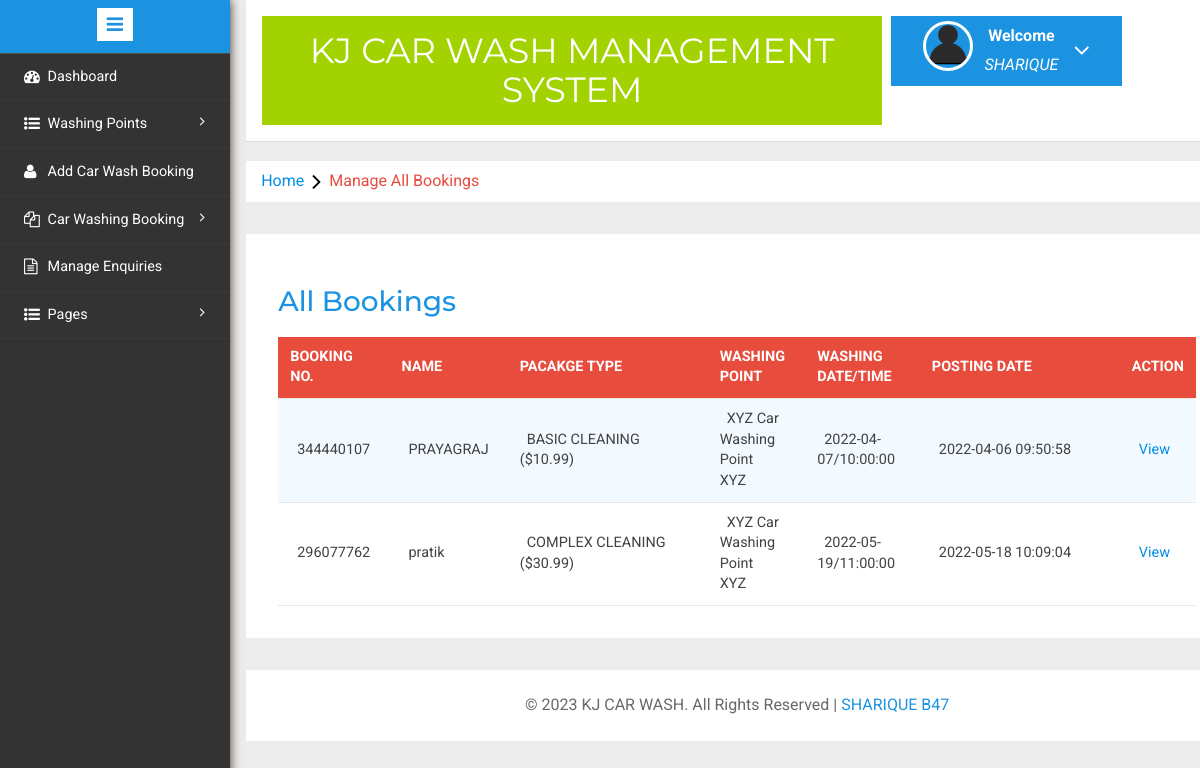
Screenshot of /cwms/admin/all-bookings.php (signed in) with the database file from the repository.
### tables this page shows
CREATE TABLE `tblcarwashbooking` (
  `id` int(11) NOT NULL,
  `bookingId` bigint(10) DEFAULT NULL,
  `packageType` varchar(120) DEFAULT NULL,
  `carWashPoint` int(11) DEFAULT NULL,
  `fullName` varchar(150) DEFAULT NULL,
  `mobileNumber` bigint(12) DEFAULT NULL,
  `washDate` date DEFAULT NULL,
  `washTime` time DEFAULT NULL,
  `message` mediumtext DEFAULT NULL,
  `status` varchar(120) DEFAULT NULL,
  `adminRemark` mediumtext DEFAULT NULL,
  `paymentMode` varchar(120) DEFAULT NULL,
  `txnNumber` varchar(120) DEFAULT NULL,
  `postingDate` timestamp NULL DEFAULT current_timestamp(),
  `lastUpdationDate` timestamp NULL DEFAULT NULL ON UPDATE current_timestamp()
);

CREATE TABLE `tblwashingpoints` (
  `id` int(11) NOT NULL,
  `washingPointName` varchar(255) DEFAULT NULL,
  `washingPointAddress` varchar(255) DEFAULT NULL,
  `contactNumber` bigint(20) DEFAULT NULL,
  `creationDate` timestamp NOT NULL DEFAULT current_timestamp()
);

### cwms/admin/all-bookings.php (the view, shortened to what this page needs)
<?php
include('includes/config.php');
if(strlen($_SESSION['alogin'])==0)
	{
header('location:index.php');
}
else{
	?>
<!DOCTYPE HTML>
<html>
<head>
<link href="css/bootstrap.min.css" rel='stylesheet' type='text/css' />
<link href="css/style.css" rel='stylesheet' type='text/css' />
<link rel="stylesheet" href="css/morris.css" type="text/css"/>
<link href="css/font-awesome.css" rel="stylesheet">
<link rel="stylesheet" type="text/css" href="css/table-style.css" />
<link rel="stylesheet" type="text/css" href="css/basictable.css" />
<link rel="stylesheet" href="css/icon-font.min.css" type='text/css' />
</head>
<body>
   <div class="page-container">
<div class="left-content">
	   <div class="mother-grid-inner">
				<?php include('includes/header.php');?>
				</div>
<ol class="breadcrumb">
                <li class="breadcrumb-item"><a href="dashboard.php">Home</a><i class="fa fa-angle-right"></i>Manage All Bookings</li>
            </ol>
<div class="agile-grids">
				<div class="agile-tables">
					<div class="w3l-table-info">
					  <h2>All Bookings</h2>
					    <table id="table">
						<thead>
						  <tr>
						  <th>Booking No.</th>
							<th>Name</th>
							<th width="200">Pacakge Type</th>
							<th>Washing Point </th>
							<th>Washing Date/Time </th>
							<th width="200">Posting date </th>
							<th>Action </th>
						  </tr>
						</thead>
						<tbody>
<?php $sql = "SELECT *,tblcarwashbooking.id as bid from tblcarwashbooking
join tblwashingpoints on tblwashingpoints.id=tblcarwashbooking.carWashPoint";
$query = $dbh -> prepare($sql);
$query->execute();
$results=$query->fetchAll(PDO::FETCH_OBJ);
if($query->rowCount() > 0)
{
foreach($results as $result)
{				?>
						  <tr>
							<td><?php echo htmlentities($result->bookingId);?></td>
							<td><?php echo htmlentities($result->fullName);?></td>
								<td width="50">
								<?php $ptype=$result->packageType;
if($ptype==1): echo "BASIC CLEANING ($10.99)";endif;
if($ptype==3): echo "COMPLEX CLEANING ($30.99)";endif;
							?></td>
							<td><?php echo htmlentities($result->washingPointName	);?><br />
								<?php echo htmlentities($result->washingPointAddress);?></td>
							<td><?php echo htmlentities($result->washDate."/".$result->washTime);?></td>
								<td><?php echo htmlentities($result->postingDate);?></td>
<td><a href="booking-details.php?bid=<?php echo htmlentities($result->bid);?>&&bookingid=<?php echo htmlentities($result->bookingId);?>">View</a>
</td>
<?php } ?>
</tr>
						 <?php } else { ?>
						 	<tr>
						 		<td colspan="6" style="color:red;">No Record found</td>
						 	</tr>
						 <?php } ?>
						</tbody>
					  </table>
					</div>
			</div>
<?php include('includes/footer.php');?>
</div>
</div>
						<?php include('includes/sidebarmenu.php');?>
							</div>
</body>
</html>
<?php } ?>

### cwms/admin/includes/header.php (shortened to what this page needs)
<div class="header-main">
					<div class="logo-w3-agile">
								<h1><a href="dashboard.php">KJ Car Wash Management System</a></h1>
							</div>
						<div class="profile_details w3l">
								<ul>
									<li class="dropdown profile_details_drop">
										<a href="#" class="dropdown-toggle" data-toggle="dropdown" aria-expanded="false">
											<div class="profile_img">
												<span class="prfil-img"><img src="images/User-icon.png" alt=""> </span>
												<div class="user-name">
													<p>Welcome</p>
													<span>SHARIQUE</span>
												</div>
												<i class="fa fa-angle-down"></i>
												<div class="clearfix"></div>
											</div>
										</a>
									</li>
								</ul>
							</div>
				</div>

### cwms/admin/includes/footer.php
<div class="copyrights">
	 <p>© <?php echo date('Y');?> KJ CAR WASH. All Rights Reserved |  <a href="#">SHARIQUE B47</a> </p>
</div>

### cwms/admin/includes/sidebarmenu.php (shortened to what this page needs)
<div class="sidebar-menu">
					<header class="logo1">
						<a href="#" class="sidebar-icon"> <span class="fa fa-bars"></span> </a>
					</header>
                           <div class="menu">
									<ul id="menu" >
										<li><a href="dashboard.php"><i class="fa fa-tachometer"></i> <span>Dashboard</span><div class="clearfix"></div></a></li>
									 <li id="menu-academico" ><a href="#"><i class="fa fa-list-ul" aria-hidden="true"></i><span>Washing Points</span> <span class="fa fa-angle-right" style="float: right"></span><div class="clearfix"></div></a>
										</li>
	<li><a href="add-booking.php"><i class="fa fa-user" aria-hidden="true"></i>  <span>Add Car Wash Booking</span><div class="clearfix"></div></a></li>
		 <li id="menu-academico" ><a href="#"><i class="fa fa-files-o" aria-hidden="true"></i><span>Car Washing Booking</span> <span class="fa fa-angle-right" style="float: right"></span><div class="clearfix"></div></a>
										</li>
									<li><a href="manage-enquires.php"><i class="fa fa-file-text-o" aria-hidden="true"></i>  <span>Manage Enquiries</span><div class="clearfix"></div></a></li>
		 <li id="menu-academico" ><a href="#"><i class="fa fa-list-ul" aria-hidden="true"></i><span>Pages</span> <span class="fa fa-angle-right" style="float: right"></span><div class="clearfix"></div></a>
										</li>
								  </ul>
								</div>
							  </div>

### cwms/admin/css/table-style.css (style rules this page uses)
table { background: white; border-collapse: collapse; margin: 1.25em 0 0; width: 100%; }
table tr, table th, table td { border: none; border-bottom: 1px solid #e8e8e8; font-size: .95em; }
table th, table td { padding: 10px 12px; text-align: left; }
table th { background: #e74c3c; color: #fff; text-transform: uppercase; }
table tr td { background: #f3faff; color: #424242; }
table tr:nth-of-type(2n+2) td { background: #ffffff; }
table { width: 100%; }

### rows the page displays
tblcarwashbooking: bookingId "344440107", fullName "PRAYAGRAJ", packageType "BASIC CLEANING ($10.99)", carWashPoint.washingPointName "XYZ Car Washing Point", carWashPoint.washingPointAddress "XYZ", washDate+washTime "2022-04-07/10:00:00", postingDate "2022-04-06 09:50:58"
tblcarwashbooking: bookingId "296077762", fullName "pratik", packageType "COMPLEX CLEANING ($30.99)", carWashPoint.washingPointName "XYZ Car Washing Point", carWashPoint.washingPointAddress "XYZ", washDate+washTime "2022-05-19/11:00:00", postingDate "2022-05-18 10:09:04"
